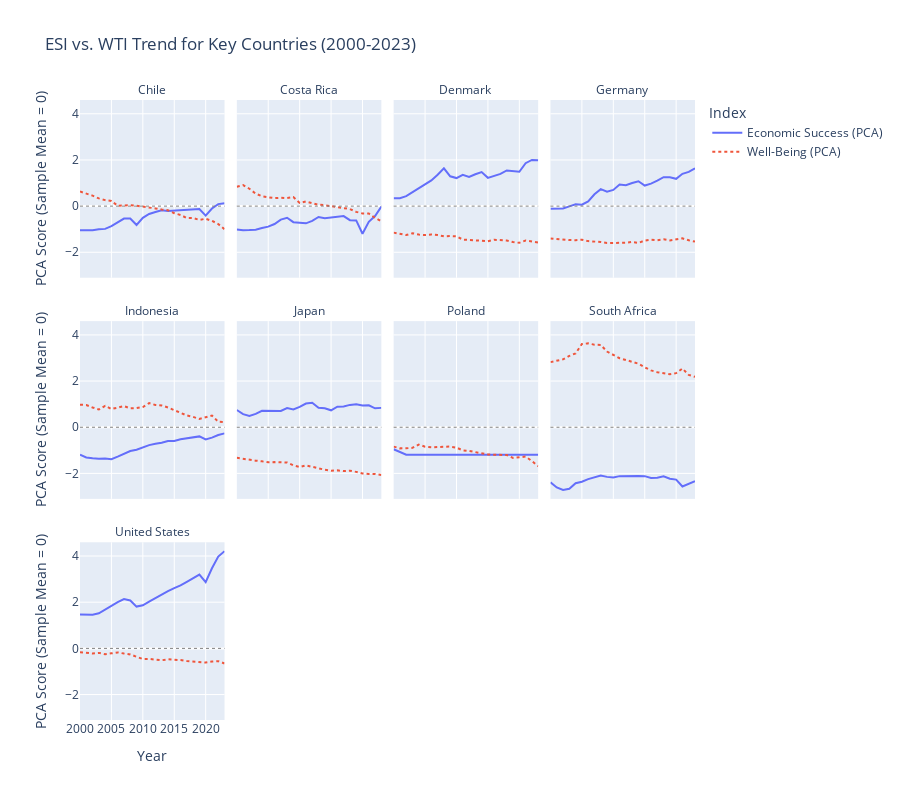

Notebook code for this chart:
### Code cell
import plotly.express as px
import pandas as pd

# 1. DEFINE AND FILTER DATA (Excluding China, Ghana, and Cote d'Ivoire)
countries_to_plot_final = [
    'Germany', 'Denmark', 'Poland', 'United States', 'Chile', 
    'Costa Rica', 'Japan', 'Indonesia', 'South Africa'
]

# Filter the yearly scores DataFrame (Assuming df_merged_scores is defined)
df_country_trend = df_merged_scores[
    df_merged_scores['Country Name'].isin(countries_to_plot_final)
].copy()

# 2. TRANSFORM DATA TO LONG FORMAT
# This is required to plot two separate lines (ESI and WTI) easily
df_long_country_trend = df_country_trend.melt(
    id_vars=['Country Name', 'Year'],
    value_vars=['Economic Success (PCA)', 'Well-Being (PCA)'],
    var_name='Index Type',
    value_name='Score'
)

# 3. CREATE THE FACETED LINE CHART
fig = px.line(
    df_long_country_trend,
    x='Year',
    y='Score',
    color='Index Type',      # Plot two lines (ESI vs WTI) on each facet
    line_dash='Index Type',
    facet_col='Country Name', # Creates a separate plot for each country
    facet_col_wrap=4,         # Arranges plots in 4 columns
    title='ESI vs. WTI Trend for Key Countries (2000-2023)',
    labels={
        'Score': 'PCA Score (Sample Mean = 0)',
        'Index Type': 'Index'
    }
)

# Add a horizontal line at the zero mark (the sample average) for clarity
fig.add_hline(y=0, line_width=1, line_dash="dot", line_color="gray")

# Adjust the layout to make titles and hover info clean
fig.update_layout(height=800)
# Clean up facet titles
fig.for_each_annotation(lambda a: a.update(text=a.text.split("=")[-1])) 

fig.show()

### Figure 1 — Plotly figure (JSON) as saved in the notebook; plotly's stock layout.template omitted (floating-point values rounded to 4 significant figures)
{"data": [{"hovertemplate": "Index=Economic Success (PCA)<br>Country Name=Chile<br>Year=%{x}<br>PCA Score (Sample Mean = 0)=%{y}<extra></extra>", "legendgroup": "Economic Success (PCA)", "line": {"color": "#636efa", "dash": "solid"}, "marker": {"symbol": "circle"}, "mode": "lines", "name": "Economic Success (PCA)", "orientation": "v", "showlegend": true, "type": "scatter", "x": [2000, 2001, 2002, 2003, 2004, 2005, 2006, 2007, 2008, 2009, 2010, 2011, 2012, 2013, 2014, 2015, 2016, 2017, 2018, 2019, 2020, 2021, 2022, 2023], "xaxis": "x9", "y": [-1.049, -1.061, -1.044, -1.007, -0.987, -0.8687, -0.6942, -0.5408, -0.5375, -0.8148, -0.5082, -0.3427, -0.2548, -0.1789, -0.2068, -0.1895, -0.1848, -0.1455, -0.1331, -0.1291, -0.4118, -0.1034, 0.08646, 0.1248], "yaxis": "y9"}, {"hovertemplate": "Index=Economic Success (PCA)<br>Country Name=Costa Rica<br>Year=%{x}<br>PCA Score (Sample Mean = 0)=%{y}<extra></extra>", "legendgroup": "Economic Success (PCA)", "line": {"color": "#636efa", "dash": "solid"}, "marker": {"symbol": "circle"}, "mode": "lines", "name": "Economic Success (PCA)", "orientation": "v", "showlegend": false, "type": "scatter", "x": [2000, 2001, 2002, 2003, 2004, 2005, 2006, 2007, 2008, 2009, 2010, 2011, 2012, 2013, 2014, 2015, 2016, 2017, 2018, 2019, 2020, 2021, 2022, 2023], "xaxis": "x10", "y": [-1.015, -1.047, -1.038, -1.02, -0.9489, -0.8893, -0.7753, -0.5868, -0.5049, -0.6967, -0.7172, -0.7469, -0.6369, -0.4707, -0.5252, -0.5045, -0.4822, -0.4343, -0.6079, -0.6206, -1.197, -0.6797, -0.4284, -0.02224], "yaxis": "y10"}, {"hovertemplate": "Index=Economic Success (PCA)<br>Country Name=Denmark<br>Year=%{x}<br>PCA Score (Sample Mean = 0)=%{y}<extra></extra>", "legendgroup": "Economic Success (PCA)", "line": {"color": "#636efa", "dash": "solid"}, "marker": {"symbol": "circle"}, "mode": "lines", "name": "Economic Success (PCA)", "orientation": "v", "showlegend": false, "type": "scatter", "x": [2000, 2001, 2002, 2003, 2004, 2005, 2006, 2007, 2008, 2009, 2010, 2011, 2012, 2013, 2014, 2015, 2016, 2017, 2018, 2019, 2020, 2021, 2022, 2023], "xaxis": "x11", "y": [0.3418, 0.3443, 0.4305, 0.6031, 0.7916, 0.9347, 1.114, 1.358, 1.637, 1.291, 1.215, 1.358, 1.262, 1.381, 1.475, 1.225, 1.301, 1.395, 1.545, 1.508, 1.486, 1.86, 1.999, 1.987], "yaxis": "y11"}, {"hovertemplate": "Index=Economic Success (PCA)<br>Country Name=Germany<br>Year=%{x}<br>PCA Score (Sample Mean = 0)=%{y}<extra></extra>", "legendgroup": "Economic Success (PCA)", "line": {"color": "#636efa", "dash": "solid"}, "marker": {"symbol": "circle"}, "mode": "lines", "name": "Economic Success (PCA)", "orientation": "v", "showlegend": false, "type": "scatter", "x": [2000, 2001, 2002, 2003, 2004, 2005, 2006, 2007, 2008, 2009, 2010, 2011, 2012, 2013, 2014, 2015, 2016, 2017, 2018, 2019, 2020, 2021, 2022, 2023], "xaxis": "x12", "y": [-0.1185, -0.09768, -0.1002, -0.01194, 0.07863, 0.06339, 0.2069, 0.5139, 0.7329, 0.6252, 0.7008, 0.9357, 0.9009, 1.001, 1.076, 0.8905, 0.9744, 1.101, 1.251, 1.246, 1.183, 1.399, 1.482, 1.64], "yaxis": "y12"}, {"hovertemplate": "Index=Economic Success (PCA)<br>Country Name=Indonesia<br>Year=%{x}<br>PCA Score (Sample Mean = 0)=%{y}<extra></extra>", "legendgroup": "Economic Success (PCA)", "line": {"color": "#636efa", "dash": "solid"}, "marker": {"symbol": "circle"}, "mode": "lines", "name": "Economic Success (PCA)", "orientation": "v", "showlegend": false, "type": "scatter", "x": [2000, 2001, 2002, 2003, 2004, 2005, 2006, 2007, 2008, 2009, 2010, 2011, 2012, 2013, 2014, 2015, 2016, 2017, 2018, 2019, 2020, 2021, 2022, 2023], "xaxis": "x5", "y": [-1.188, -1.307, -1.343, -1.365, -1.354, -1.388, -1.276, -1.151, -1.03, -0.9741, -0.8575, -0.7749, -0.7185, -0.6754, -0.5964, -0.5933, -0.5191, -0.4724, -0.4315, -0.3966, -0.5244, -0.4503, -0.3389, -0.2664], "yaxis": "y5"}, {"hovertemplate": "Index=Economic Success (PCA)<br>Country Name=Japan<br>Year=%{x}<br>PCA Score (Sample Mean = 0)=%{y}<extra></extra>", "legendgroup": "Economic Success (PCA)", "line": {"color": "#636efa", "dash": "solid"}, "marker": {"symbol": "circle"}, "mode": "lines", "name": "Economic Success (PCA)", "orientation": "v", "showlegend": false, "type": "scatter", "x": [2000, 2001, 2002, 2003, 2004, 2005, 2006, 2007, 2008, 2009, 2010, 2011, 2012, 2013, 2014, 2015, 2016, 2017, 2018, 2019, 2020, 2021, 2022, 2023], "xaxis": "x6", "y": [0.7472, 0.5697, 0.4927, 0.5775, 0.7093, 0.7105, 0.682, 0.7028, 0.8283, 0.7726, 0.8837, 1.028, 1.057, 0.8418, 0.8235, 0.7333, 0.8908, 0.9023, 0.9685, 1.0, 0.9464, 0.9498, 0.8183, 0.8392], "yaxis": "y6"}, {"hovertemplate": "Index=Economic Success (PCA)<br>Country Name=Poland<br>Year=%{x}<br>PCA Score (Sample Mean = 0)=%{y}<extra></extra>", "legendgroup": "Economic Success (PCA)", "line": {"color": "#636efa", "dash": "solid"}, "marker": {"symbol": "circle"}, "mode": "lines", "name": "Economic Success (PCA)", "orientation": "v", "showlegend": false, "type": "scatter", "x": [2000, 2001, 2002, 2003, 2004, 2005, 2006, 2007, 2008, 2009, 2010, 2011, 2012, 2013, 2014, 2015, 2016, 2017, 2018, 2019, 2020, 2021, 2022, 2023], "xaxis": "x7", "y": [-0.9537, -1.059, -1.192, -1.192, -1.192, -1.192, -1.192, -1.192, -1.192, -1.192, -1.192, -1.192, -1.192, -1.192, -1.192, -1.192, -1.192, -1.192, -1.192, -1.192, -1.192, -1.192, -1.192, -1.192], "yaxis": "y7"}, {"hovertemplate": "Index=Economic Success (PCA)<br>Country Name=South Africa<br>Year=%{x}<br>PCA Score (Sample Mean = 0)=%{y}<extra></extra>", "legendgroup": "Economic Success (PCA)", "line": {"color": "#636efa", "dash": "solid"}, "marker": {"symbol": "circle"}, "mode": "lines", "name": "Economic Success (PCA)", "orientation": "v", "showlegend": false, "type": "scatter", "x": [2000, 2001, 2002, 2003, 2004, 2005, 2006, 2007, 2008, 2009, 2010, 2011, 2012, 2013, 2014, 2015, 2016, 2017, 2018, 2019, 2020, 2021, 2022, 2023], "xaxis": "x8", "y": [-2.387, -2.608, -2.718, -2.662, -2.426, -2.358, -2.248, -2.159, -2.096, -2.15, -2.173, -2.118, -2.113, -2.096, -2.108, -2.119, -2.198, -2.192, -2.126, -2.227, -2.269, -2.568, -2.457, -2.342], "yaxis": "y8"}, {"hovertemplate": "Index=Economic Success (PCA)<br>Country Name=United States<br>Year=%{x}<br>PCA Score (Sample Mean = 0)=%{y}<extra></extra>", "legendgroup": "Economic Success (PCA)", "line": {"color": "#636efa", "dash": "solid"}, "marker": {"symbol": "circle"}, "mode": "lines", "name": "Economic Success (PCA)", "orientation": "v", "showlegend": false, "type": "scatter", "x": [2000, 2001, 2002, 2003, 2004, 2005, 2006, 2007, 2008, 2009, 2010, 2011, 2012, 2013, 2014, 2015, 2016, 2017, 2018, 2019, 2020, 2021, 2022, 2023], "xaxis": "x", "y": [1.472, 1.464, 1.457, 1.519, 1.679, 1.855, 2.0, 2.133, 2.074, 1.81, 1.866, 2.027, 2.184, 2.317, 2.478, 2.613, 2.73, 2.884, 3.053, 3.194, 2.869, 3.472, 3.977, 4.212], "yaxis": "y"}, {"hovertemplate": "Index=Well-Being (PCA)<br>Country Name=Chile<br>Year=%{x}<br>PCA Score (Sample Mean = 0)=%{y}<extra></extra>", "legendgroup": "Well-Being (PCA)", "line": {"color": "#EF553B", "dash": "dot"}, "marker": {"symbol": "circle"}, "mode": "lines", "name": "Well-Being (PCA)", "orientation": "v", "showlegend": true, "type": "scatter", "x": [2000, 2001, 2002, 2003, 2004, 2005, 2006, 2007, 2008, 2009, 2010, 2011, 2012, 2013, 2014, 2015, 2016, 2017, 2018, 2019, 2020, 2021, 2022, 2023], "xaxis": "x9", "y": [0.6323, 0.5514, 0.453, 0.3331, 0.2605, 0.2253, 0.01232, 0.02789, 0.03999, 0.01731, -0.01314, -0.07233, -0.1003, -0.1468, -0.1762, -0.307, -0.3828, -0.516, -0.5202, -0.5949, -0.5475, -0.6378, -0.7754, -1.001], "yaxis": "y9"}, {"hovertemplate": "Index=Well-Being (PCA)<br>Country Name=Costa Rica<br>Year=%{x}<br>PCA Score (Sample Mean = 0)=%{y}<extra></extra>", "legendgroup": "Well-Being (PCA)", "line": {"color": "#EF553B", "dash": "dot"}, "marker": {"symbol": "circle"}, "mode": "lines", "name": "Well-Being (PCA)", "orientation": "v", "showlegend": false, "type": "scatter", "x": [2000, 2001, 2002, 2003, 2004, 2005, 2006, 2007, 2008, 2009, 2010, 2011, 2012, 2013, 2014, 2015, 2016, 2017, 2018, 2019, 2020, 2021, 2022, 2023], "xaxis": "x10", "y": [0.8352, 0.9085, 0.7526, 0.541, 0.425, 0.3709, 0.3446, 0.3622, 0.3477, 0.3948, 0.1387, 0.1998, 0.1239, 0.05987, 0.03796, -0.001218, -0.02014, -0.08424, -0.128, -0.2488, -0.3172, -0.322, -0.509, -0.6539], "yaxis": "y10"}, {"hovertemplate": "Index=Well-Being (PCA)<br>Country Name=Denmark<br>Year=%{x}<br>PCA Score (Sample Mean = 0)=%{y}<extra></extra>", "legendgroup": "Well-Being (PCA)", "line": {"color": "#EF553B", "dash": "dot"}, "marker": {"symbol": "circle"}, "mode": "lines", "name": "Well-Being (PCA)", "orientation": "v", "showlegend": false, "type": "scatter", "x": [2000, 2001, 2002, 2003, 2004, 2005, 2006, 2007, 2008, 2009, 2010, 2011, 2012, 2013, 2014, 2015, 2016, 2017, 2018, 2019, 2020, 2021, 2022, 2023], "xaxis": "x11", "y": [-1.148, -1.21, -1.254, -1.174, -1.232, -1.254, -1.227, -1.256, -1.309, -1.297, -1.308, -1.449, -1.467, -1.5, -1.521, -1.518, -1.457, -1.475, -1.488, -1.559, -1.591, -1.491, -1.545, -1.579], "yaxis": "y11"}, {"hovertemplate": "Index=Well-Being (PCA)<br>Country Name=Germany<br>Year=%{x}<br>PCA Score (Sample Mean = 0)=%{y}<extra></extra>", "legendgroup": "Well-Being (PCA)", "line": {"color": "#EF553B", "dash": "dot"}, "marker": {"symbol": "circle"}, "mode": "lines", "name": "Well-Being (PCA)", "orientation": "v", "showlegend": false, "type": "scatter", "x": [2000, 2001, 2002, 2003, 2004, 2005, 2006, 2007, 2008, 2009, 2010, 2011, 2012, 2013, 2014, 2015, 2016, 2017, 2018, 2019, 2020, 2021, 2022, 2023], "xaxis": "x12", "y": [-1.398, -1.428, -1.449, -1.472, -1.474, -1.457, -1.516, -1.523, -1.556, -1.602, -1.602, -1.615, -1.587, -1.552, -1.592, -1.493, -1.46, -1.477, -1.441, -1.486, -1.452, -1.398, -1.482, -1.537], "yaxis": "y12"}, {"hovertemplate": "Index=Well-Being (PCA)<br>Country Name=Indonesia<br>Year=%{x}<br>PCA Score (Sample Mean = 0)=%{y}<extra></extra>", "legendgroup": "Well-Being (PCA)", "line": {"color": "#EF553B", "dash": "dot"}, "marker": {"symbol": "circle"}, "mode": "lines", "name": "Well-Being (PCA)", "orientation": "v", "showlegend": false, "type": "scatter", "x": [2000, 2001, 2002, 2003, 2004, 2005, 2006, 2007, 2008, 2009, 2010, 2011, 2012, 2013, 2014, 2015, 2016, 2017, 2018, 2019, 2020, 2021, 2022, 2023], "xaxis": "x5", "y": [0.9784, 0.9641, 0.8571, 0.769, 0.93, 0.7916, 0.8488, 0.9145, 0.8191, 0.8277, 0.876, 1.043, 0.9648, 0.9433, 0.856, 0.7488, 0.6205, 0.5094, 0.4483, 0.3583, 0.4332, 0.5078, 0.2376, 0.2187], "yaxis": "y5"}, {"hovertemplate": "Index=Well-Being (PCA)<br>Country Name=Japan<br>Year=%{x}<br>PCA Score (Sample Mean = 0)=%{y}<extra></extra>", "legendgroup": "Well-Being (PCA)", "line": {"color": "#EF553B", "dash": "dot"}, "marker": {"symbol": "circle"}, "mode": "lines", "name": "Well-Being (PCA)", "orientation": "v", "showlegend": false, "type": "scatter", "x": [2000, 2001, 2002, 2003, 2004, 2005, 2006, 2007, 2008, 2009, 2010, 2011, 2012, 2013, 2014, 2015, 2016, 2017, 2018, 2019, 2020, 2021, 2022, 2023], "xaxis": "x6", "y": [-1.327, -1.375, -1.406, -1.447, -1.478, -1.521, -1.511, -1.536, -1.529, -1.653, -1.718, -1.653, -1.725, -1.789, -1.84, -1.883, -1.868, -1.901, -1.881, -1.934, -2.006, -2.022, -2.026, -2.066], "yaxis": "y6"}, {"hovertemplate": "Index=Well-Being (PCA)<br>Country Name=Poland<br>Year=%{x}<br>PCA Score (Sample Mean = 0)=%{y}<extra></extra>", "legendgroup": "Well-Being (PCA)", "line": {"color": "#EF553B", "dash": "dot"}, "marker": {"symbol": "circle"}, "mode": "lines", "name": "Well-Being (PCA)", "orientation": "v", "showlegend": false, "type": "scatter", "x": [2000, 2001, 2002, 2003, 2004, 2005, 2006, 2007, 2008, 2009, 2010, 2011, 2012, 2013, 2014, 2015, 2016, 2017, 2018, 2019, 2020, 2021, 2022, 2023], "xaxis": "x7", "y": [-0.8382, -0.9155, -0.9112, -0.8925, -0.7515, -0.8419, -0.8682, -0.8601, -0.8206, -0.836, -0.8842, -1.0, -1.025, -1.086, -1.119, -1.18, -1.188, -1.192, -1.206, -1.329, -1.286, -1.272, -1.464, -1.687], "yaxis": "y7"}, {"hovertemplate": "Index=Well-Being (PCA)<br>Country Name=South Africa<br>Year=%{x}<br>PCA Score (Sample Mean = 0)=%{y}<extra></extra>", "legendgroup": "Well-Being (PCA)", "line": {"color": "#EF553B", "dash": "dot"}, "marker": {"symbol": "circle"}, "mode": "lines", "name": "Well-Being (PCA)", "orientation": "v", "showlegend": false, "type": "scatter", "x": [2000, 2001, 2002, 2003, 2004, 2005, 2006, 2007, 2008, 2009, 2010, 2011, 2012, 2013, 2014, 2015, 2016, 2017, 2018, 2019, 2020, 2021, 2022, 2023], "xaxis": "x8", "y": [2.821, 2.87, 2.94, 3.09, 3.2, 3.604, 3.633, 3.575, 3.567, 3.28, 3.123, 2.989, 2.915, 2.842, 2.754, 2.599, 2.461, 2.386, 2.342, 2.299, 2.343, 2.544, 2.268, 2.183], "yaxis": "y8"}, {"hovertemplate": "Index=Well-Being (PCA)<br>Country Name=United States<br>Year=%{x}<br>PCA Score (Sample Mean = 0)=%{y}<extra></extra>", "legendgroup": "Well-Being (PCA)", "line": {"color": "#EF553B", "dash": "dot"}, "marker": {"symbol": "circle"}, "mode": "lines", "name": "Well-Being (PCA)", "orientation": "v", "showlegend": false, "type": "scatter", "x": [2000, 2001, 2002, 2003, 2004, 2005, 2006, 2007, 2008, 2009, 2010, 2011, 2012, 2013, 2014, 2015, 2016, 2017, 2018, 2019, 2020, 2021, 2022, 2023], "xaxis": "x", "y": [-0.1644, -0.191, -0.2195, -0.1956, -0.2536, -0.2158, -0.1749, -0.2244, -0.2641, -0.3632, -0.4624, -0.4583, -0.4774, -0.5156, -0.4728, -0.4837, -0.5065, -0.55, -0.5622, -0.592, -0.6147, -0.571, -0.5543, -0.6527], "yaxis": "y"}], "layout": {"annotations": [{"showarrow": false, "text": "United States", "x": 0.1175, "xanchor": "center", "xref": "paper", "y": 0.2867, "yanchor": "bottom", "yref": "paper"}, {"showarrow": false, "text": "Indonesia", "x": 0.1175, "xanchor": "center", "xref": "paper", "y": 0.6433, "yanchor": "bottom", "yref": "paper"}, {"showarrow": false, "text": "Japan", "x": 0.3725, "xanchor": "center", "xref": "paper", "y": 0.6433, "yanchor": "bottom", "yref": "paper"}, {"showarrow": false, "text": "Poland", "x": 0.6275, "xanchor": "center", "xref": "paper", "y": 0.6433, "yanchor": "bottom", "yref": "paper"}, {"showarrow": false, "text": "South Africa", "x": 0.8825, "xanchor": "center", "xref": "paper", "y": 0.6433, "yanchor": "bottom", "yref": "paper"}, {"showarrow": false, "text": "Chile", "x": 0.1175, "xanchor": "center", "xref": "paper", "y": 1.0, "yanchor": "bottom", "yref": "paper"}, {"showarrow": false, "text": "Costa Rica", "x": 0.3725, "xanchor": "center", "xref": "paper", "y": 1.0, "yanchor": "bottom", "yref": "paper"}, {"showarrow": false, "text": "Denmark", "x": 0.6275, "xanchor": "center", "xref": "paper", "y": 1.0, "yanchor": "bottom", "yref": "paper"}, {"showarrow": false, "text": "Germany", "x": 0.8825, "xanchor": "center", "xref": "paper", "y": 1.0, "yanchor": "bottom", "yref": "paper"}], "height": 800, "legend": {"title": {"text": "Index"}, "tracegroupgap": 0}, "shapes": [{"line": {"color": "gray", "dash": "dot", "width": 1}, "type": "line", "x0": 0, "x1": 1, "xref": "x domain", "y0": 0, "y1": 0, "yref": "y"}, {"line": {"color": "gray", "dash": "dot", "width": 1}, "type": "line", "x0": 0, "x1": 1, "xref": "x5 domain", "y0": 0, "y1": 0, "yref": "y5"}, {"line": {"color": "gray", "dash": "dot", "width": 1}, "type": "line", "x0": 0, "x1": 1, "xref": "x6 domain", "y0": 0, "y1": 0, "yref": "y6"}, {"line": {"color": "gray", "dash": "dot", "width": 1}, "type": "line", "x0": 0, "x1": 1, "xref": "x7 domain", "y0": 0, "y1": 0, "yref": "y7"}, {"line": {"color": "gray", "dash": "dot", "width": 1}, "type": "line", "x0": 0, "x1": 1, "xref": "x8 domain", "y0": 0, "y1": 0, "yref": "y8"}, {"line": {"color": "gray", "dash": "dot", "width": 1}, "type": "line", "x0": 0, "x1": 1, "xref": "x9 domain", "y0": 0, "y1": 0, "yref": "y9"}, {"line": {"color": "gray", "dash": "dot", "width": 1}, "type": "line", "x0": 0, "x1": 1, "xref": "x10 domain", "y0": 0, "y1": 0, "yref": "y10"}, {"line": {"color": "gray", "dash": "dot", "width": 1}, "type": "line", "x0": 0, "x1": 1, "xref": "x11 domain", "y0": 0, "y1": 0, "yref": "y11"}, {"line": {"color": "gray", "dash": "dot", "width": 1}, "type": "line", "x0": 0, "x1": 1, "xref": "x12 domain", "y0": 0, "y1": 0, "yref": "y12"}], "title": {"text": "ESI vs. WTI Trend for Key Countries (2000-2023)"}, "xaxis": {"anchor": "y", "domain": [0, 0.235], "title": {"text": "Year"}}, "xaxis10": {"anchor": "y10", "domain": [0.255, 0.49], "matches": "x", "showticklabels": false}, "xaxis11": {"anchor": "y11", "domain": [0.51, 0.745], "matches": "x", "showticklabels": false}, "xaxis12": {"anchor": "y12", "domain": [0.765, 1.0], "matches": "x", "showticklabels": false}, "xaxis2": {"anchor": "y2", "domain": [0.255, 0.49], "matches": "x", "title": {"text": "Year"}}, "xaxis3": {"anchor": "y3", "domain": [0.51, 0.745], "matches": "x", "title": {"text": "Year"}}, "xaxis4": {"anchor": "y4", "domain": [0.765, 1.0], "matches": "x", "title": {"text": "Year"}}, "xaxis5": {"anchor": "y5", "domain": [0, 0.235], "matches": "x", "showticklabels": false}, "xaxis6": {"anchor": "y6", "domain": [0.255, 0.49], "matches": "x", "showticklabels": false}, "xaxis7": {"anchor": "y7", "domain": [0.51, 0.745], "matches": "x", "showticklabels": false}, "xaxis8": {"anchor": "y8", "domain": [0.765, 1.0], "matches": "x", "showticklabels": false}, "xaxis9": {"anchor": "y9", "domain": [0, 0.235], "matches": "x", "showticklabels": false}, "yaxis": {"anchor": "x", "domain": [0, 0.2867], "title": {"text": "PCA Score (Sample Mean = 0)"}}, "yaxis10": {"anchor": "x10", "domain": [0.7133, 1.0], "matches": "y", "showticklabels": false}, "yaxis11": {"anchor": "x11", "domain": [0.7133, 1.0], "matches": "y", "showticklabels": false}, "yaxis12": {"anchor": "x12", "domain": [0.7133, 1.0], "matches": "y", "showticklabels": false}, "yaxis2": {"anchor": "x2", "domain": [0, 0.2867], "matches": "y", "showticklabels": false}, "yaxis3": {"anchor": "x3", "domain": [0, 0.2867], "matches": "y", "showticklabels": false}, "yaxis4": {"anchor": "x4", "domain": [0, 0.2867], "matches": "y", "showticklabels": false}, "yaxis5": {"anchor": "x5", "domain": [0.3567, 0.6433], "matches": "y", "title": {"text": "PCA Score (Sample Mean = 0)"}}, "yaxis6": {"anchor": "x6", "domain": [0.3567, 0.6433], "matches": "y", "showticklabels": false}, "yaxis7": {"anchor": "x7", "domain": [0.3567, 0.6433], "matches": "y", "showticklabels": false}, "yaxis8": {"anchor": "x8", "domain": [0.3567, 0.6433], "matches": "y", "showticklabels": false}, "yaxis9": {"anchor": "x9", "domain": [0.7133, 1.0], "matches": "y", "title": {"text": "PCA Score (Sample Mean = 0)"}}}}
